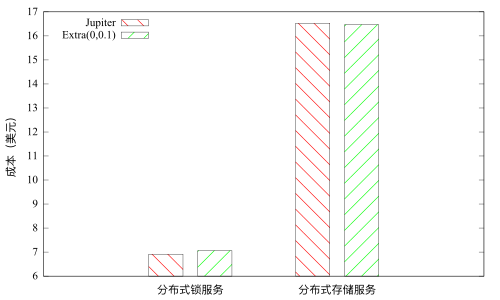

Source code (gnuplot):
set term pdfcairo font "Times New Roman,12"
set output 'rr.pdf'
set boxwidth 0.7
set style fill transparent pattern 4 border lt -1
set key inside left top vertical Right noreverse noenhanced autotitles nobox
set style histogram clustered gap 1 title  offset character 0, 0, 0
set datafile missing '-'
set style data histograms
set xtics border in scale 0,0 nomirror rotate by 0  offset character 0, 0, 0 autojustify
set xtics  norangelimit font ",12"
set xtics   ()
set ylabel "成本（美元）"
plot 'rr.dat' using 2:xtic(1) ti col, '' u 3 ti col
quit
